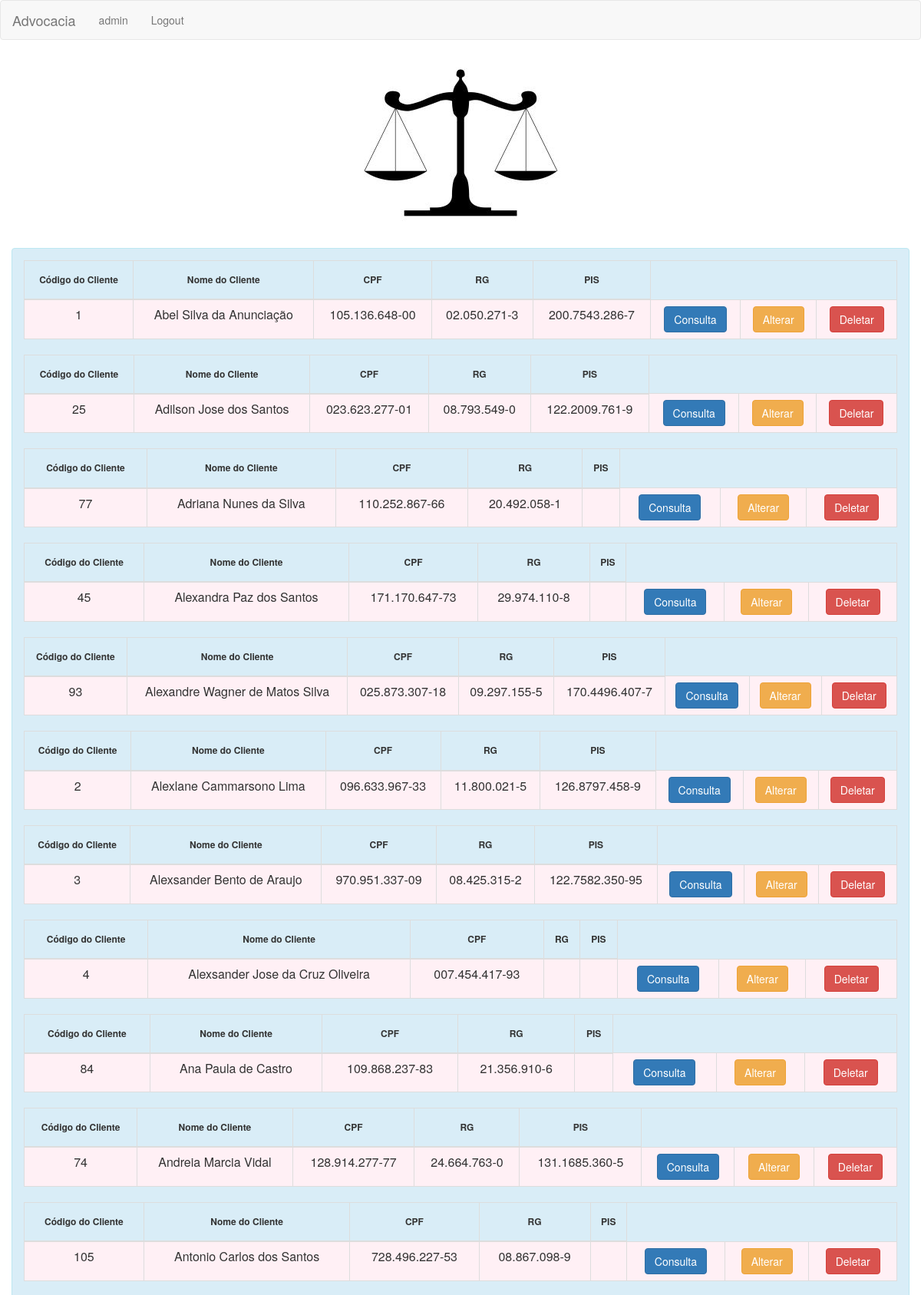
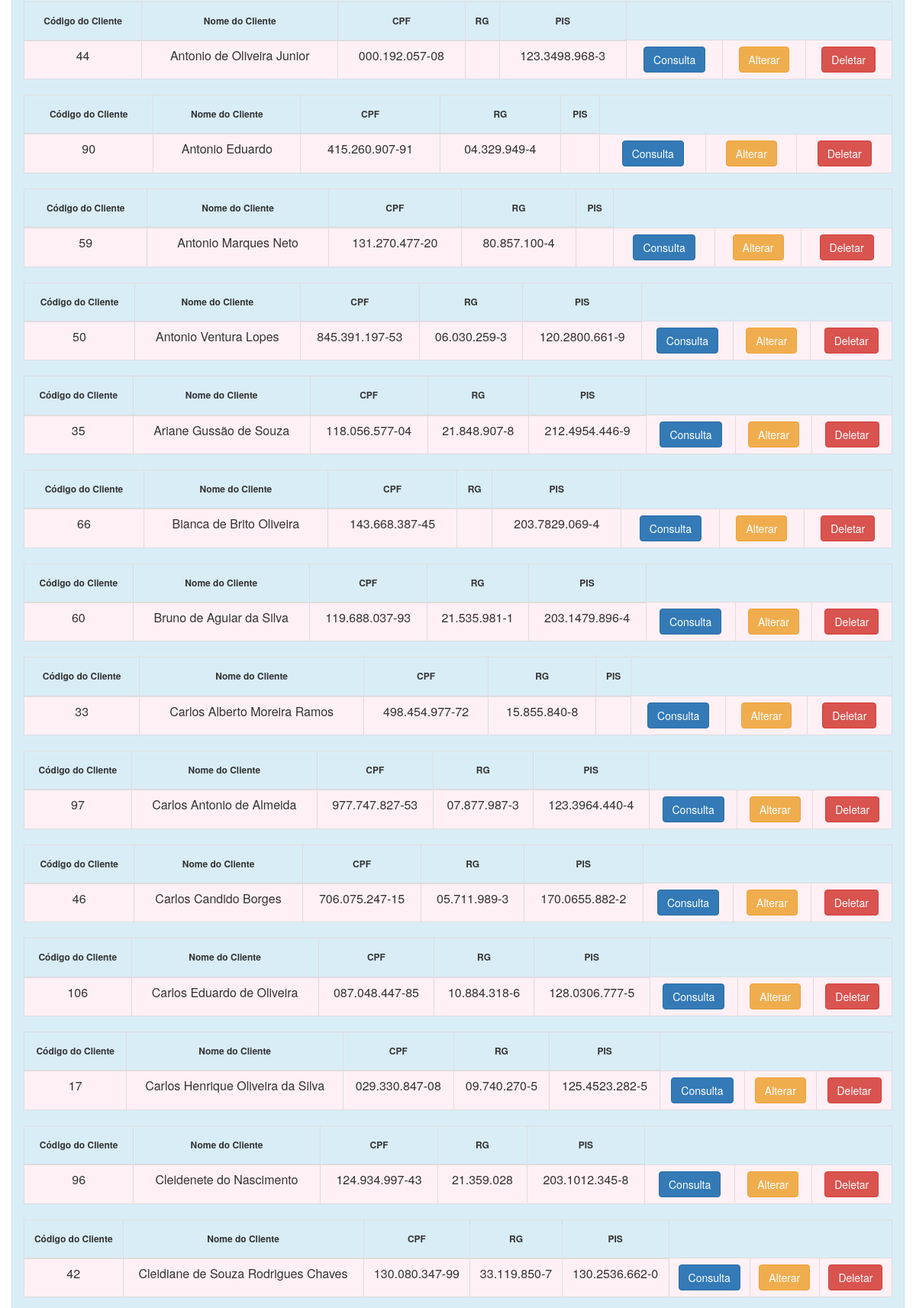
The app's page /listarclientes.php (signed in, upper part) with its own data (2 pictures, top to bottom).
### tables this page shows
CREATE TABLE `cliente` (
  `idcli` int(11) NOT NULL,
  `nomecli` varchar(150) DEFAULT NULL,
  `nacionalidade` varchar(50) DEFAULT NULL,
  `estcivil` varchar(15) DEFAULT NULL,
  `profissao` varchar(50) DEFAULT NULL,
  `ctps` varchar(7) DEFAULT NULL,
  `serie` varchar(6) DEFAULT NULL,
  `cpf` varchar(14) DEFAULT NULL,
  `rg` varchar(12) DEFAULT NULL,
  `pis` varchar(15) DEFAULT NULL,
  `endereco` varchar(250) DEFAULT NULL,
  `telefone` varchar(14) DEFAULT NULL,
  `celular` varchar(15) DEFAULT NULL,
  `email` varchar(150) DEFAULT NULL
);

### listarclientes.php (the view, shortened to what this page needs)
<?php
    include("conexao.php");
    $nome = $_GET["nome"];
    $dados = "select * from cliente where nomecli like '%".$nome."%' order by nomecli";
    $resultado_cliente = mysqli_query($conn,$dados);
?>
<nav class="navbar navbar-default">
  <div class="container-fluid">
    <div class="navbar-header">
      <a class="navbar-brand" href="#">Advocacia</a>
    </div>
    <ul class="nav navbar-nav">
      <li><a href="#"><?php echo $_SESSION["id"];?></a></li>
      <li><a href="?acao=sair?">Logout</a></li>
    </ul>
  </div>
</nav>
<html>
    <head>
  <link rel="stylesheet" href="https://maxcdn.bootstrapcdn.com/bootstrap/3.3.7/css/bootstrap.min.css">
  <p align="center"><img src="justica2.jpg"></p>
</head>
<body>
<div class="container">
    <div class="alert alert-info row ">
        <?php
    while($cliente = mysqli_fetch_assoc($resultado_cliente))
    {
?>
        <table class="table table-bordered ">
                    <thead>
                        <tr >
                            <td>
                                <div  align="center" ><h6><b>Código do Cliente </div>
                            </td>
                            <td>
                                <div   align="center" ><h6><b>Nome do Cliente</div>
                            </td>
                            <td>
                                <div   align="center" ><h6><b>CPF</div>
                            </td>
                            <td>
                               <div   align="center" ><h6><b>RG</div>
                            </td>
                            <td>
                                <div   align="center" ><h6><b>PIS</div>
                            </td>
                        </tr>
                    </thead>
                    <tbody>
                        <form action="alterarcli.php" method="get" accept-charset="utf-8">
                            <tr style="background-color:lavenderblush;">
                                <td>
                                    <div  align="center" ><?=$cliente['idcli']?></div>
                                </td>
                                <td>
                                    <div  align="center" ><?=$cliente['nomecli']?> </div>
                                </td>
                                <td>
                                    <div  align="center" ><?=$cliente['cpf']?></div>
                                </td>
                                <td>
                                    <div  align="center" ><?=$cliente['rg']?></div>
                                </td>
                                <td>
                                    <div  align="center" ><?=$cliente['pis']?></div>
                                </td>
                                <td align="center">
                                     <button class="btn btn-primary" type="submit" formaction="consultacliente.php">Consulta</button>
                                </td>
                                <td align="center">
                                    <input type="submit" class="btn btn-warning" name="button" id="button" value="Alterar">
                                </td>
                                <td align="center">
                                 <input class="btn btn-danger" type="submit" formaction="deletarcliente.php" value="Deletar">
                                </td>
                            </tr>
                        </form>
                    </tbody>
        </table>
<?php
}
?>
</div>
</div>
</body>
</html>

### records on screen
cliente: idcli "1", nomecli "Abel Silva da Anunciação", cpf "105.136.648-00", rg "02.050.271-3", pis "200.7543.286-7"
cliente: idcli "25", nomecli "Adilson Jose dos Santos", cpf "023.623.277-01", rg "08.793.549-0", pis "122.2009.761-9"
cliente: idcli "77", nomecli "Adriana Nunes da Silva", cpf "110.252.867-66", rg "20.492.058-1"
cliente: idcli "45", nomecli "Alexandra Paz dos Santos", cpf "171.170.647-73", rg "29.974.110-8"
cliente: idcli "93", nomecli "Alexandre Wagner de Matos Silva", cpf "025.873.307-18", rg "09.297.155-5", pis "170.4496.407-7"
cliente: idcli "2", nomecli "Alexlane Cammarsono Lima", cpf "096.633.967-33", rg "11.800.021-5", pis "126.8797.458-9"
cliente: idcli "3", nomecli "Alexsander Bento de Araujo", cpf "970.951.337-09", rg "08.425.315-2", pis "122.7582.350-95"
cliente: idcli "4", nomecli "Alexsander Jose da Cruz Oliveira", cpf "007.454.417-93"
cliente: idcli "84", nomecli "Ana Paula de Castro", cpf "109.868.237-83", rg "21.356.910-6"
cliente: idcli "74", nomecli "Andreia Marcia Vidal", cpf "128.914.277-77", rg "24.664.763-0", pis "131.1685.360-5"
cliente: idcli "105", nomecli "Antonio Carlos dos Santos", cpf "728.496.227-53", rg "08.867.098-9"
cliente: idcli "44", nomecli "Antonio de Oliveira Junior", cpf "000.192.057-08", pis "123.3498.968-3"
cliente: idcli "90", nomecli "Antonio Eduardo", cpf "415.260.907-91", rg "04.329.949-4"
cliente: idcli "59", nomecli "Antonio Marques Neto", cpf "131.270.477-20", rg "80.857.100-4"
cliente: idcli "50", nomecli "Antonio Ventura Lopes", cpf "845.391.197-53", rg "06.030.259-3", pis "120.2800.661-9"
cliente: idcli "35", nomecli "Ariane Gussão de Souza", cpf "118.056.577-04", rg "21.848.907-8", pis "212.4954.446-9"
cliente: idcli "66", nomecli "Bianca de Brito Oliveira", cpf "143.668.387-45", pis "203.7829.069-4"
cliente: idcli "60", nomecli "Bruno de Aguiar da Silva", cpf "119.688.037-93", rg "21.535.981-1", pis "203.1479.896-4"
cliente: idcli "33", nomecli "Carlos Alberto Moreira Ramos", cpf "498.454.977-72", rg "15.855.840-8"
cliente: idcli "97", nomecli "Carlos Antonio de Almeida", cpf "977.747.827-53", rg "07.877.987-3", pis "123.3964.440-4"
cliente: idcli "46", nomecli "Carlos Candido Borges", cpf "706.075.247-15", rg "05.711.989-3", pis "170.0655.882-2"
cliente: idcli "106", nomecli "Carlos Eduardo de Oliveira", cpf "087.048.447-85", rg "10.884.318-6", pis "128.0306.777-5"
cliente: idcli "17", nomecli "Carlos Henrique Oliveira da Silva", cpf "029.330.847-08", rg "09.740.270-5", pis "125.4523.282-5"
cliente: idcli "96", nomecli "Cleidenete do Nascimento", cpf "124.934.997-43", rg "21.359.028", pis "203.1012.345-8"
cliente: idcli "42", nomecli "Cleidiane de Souza Rodrigues Chaves", cpf "130.080.347-99", rg "33.119.850-7", pis "130.2536.662-0"

### other values on screen
$_SESSION["id"] "admin"
